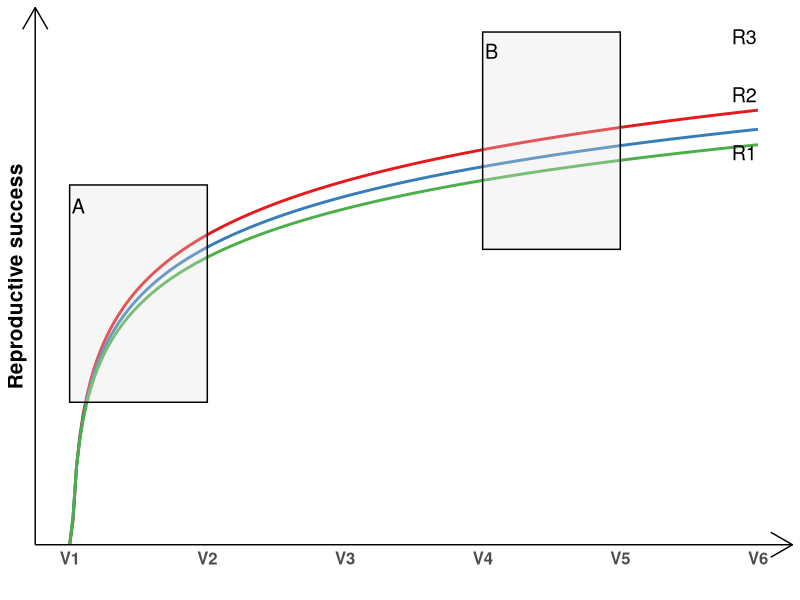

R code for this plot: (Note: this script raises an error after producing the figure.)

library(ggplot2)
library(tidyverse)
library(patchwork)


#First dataset RED
s1 <- seq(from=0, to=100, by=0.5)
l1 = log(s1, base = 8)
d1 = data.frame(l1, s1)


#Second dataset BLUE
s2 <- seq(from=0, to=100, by=0.5)
l2 = log(s2, base = 9)
d2 = data.frame(l2, s2)

#Third dataset GREEN
s3 <- seq(from=0, to=100, by=0.5)
l3 = log(s3, base = 10)
d3 = data.frame(l3, s3)



ggplot(d1, aes(s1, l1)) +
  geom_line(color = "#e41a1c", linewidth=1) +
  geom_line(data =  d2, aes(s2,l2), color = "#377eb8",linewidth=1) +
  geom_line(data =  d3, aes(s3,l3), color = "#4daf4a",linewidth=1) +
  ylab("Reproductive success")+
  labs(x = "") +
  theme_classic()+
  theme(axis.text.y=element_blank(),
        axis.ticks.y=element_blank())+
  scale_x_continuous(breaks=seq(from= 0, to= 100, by = 20), labels=c("V1","V2","V3", "V4","V5","V6"))+
  theme(text = element_text(size=15,face="bold"))+
  theme(axis.ticks.x=element_blank())+
  annotate("rect", xmin = c(0, 60), xmax = c(20,80), ymin = c(0.4, 1.35), 
           ymax = c(1.75, 2.7), linetype = 1, fill="gray88", alpha=0.3, colour = "black") +
  annotate("text", x = c(98, 98,98), y = c(2.67, 2.31,1.95), label = c("R3", "R2", "R1"), size=5)+
  annotate("text", x = c(1.25, 61.3), y = c(1.62,2.58), label = c("A", "B"), size=5)+
  theme(axis.line.x = element_line(arrow = arrow()))+
  theme(axis.line.y = element_line(arrow = arrow()))




##################################
x <- seq(0, 41, by = 0.1)
y1 <- sin(x)
y1.2 <- cos(x+4.3)

da1 <- data.frame( x, y1)
da1.2 <- data.frame( x, y1.2)

R_1=ggplot(da1, aes(x, y1))+
  geom_line( size=1) +
  geom_line(data =  da1.2, aes(x, y1.2), color = "#e41a1c",size=1)+
  theme_classic() +
  xlab("Time") +
  theme(axis.text.x=element_blank(),
        axis.ticks.x=element_blank()) + 
  scale_y_continuous(breaks=seq(from= -1, to= 1, by = 2), labels=c("R1","R3"))+
  theme(text = element_text(size=15, face="bold"))+
  theme(axis.title.y = element_blank()) +
  annotate("text", x = 44, y = 0.4, label = "Rep", size=4,color="#e41a1c")+
  annotate("text", x = 43, y = 0, label = "R", size=4)+ 
  theme(aspect.ratio=0.5)



###################################

x2 <- seq(0, 41, by = 0.1)
y2 <- sin(x2)
y3 = sin(x2/2.5)

da2 <- data.frame(x2, y2)
da2.1 = data.frame(x2,y3)

v_1=ggplot(da2, aes(x2, y2))+
  geom_line( size=1) +
  geom_line(data =  da2.1, aes(x2,y3), color = "#e41a1c",size=1)+
  theme_classic() +
  xlab("Time")+
  theme(axis.text.x=element_blank(),
        axis.ticks.x=element_blank())+ 
  scale_y_continuous(breaks=seq(from= -1, to= 1, by = 2), labels=c("V1","V2"))+
  theme(text = element_text(size=15, face="bold"))+
  theme(axis.title.y = element_blank())+
  annotate("text", x = 44, y = -0.5, label = "Rep", size=4, color="#e41a1c")+
  annotate("text", x = 42.5, y = 0, label = "V", size=4) + 
  theme(aspect.ratio=0.5)



po1=v_1/R_1


######################
x3 <- seq(0, 57, by = 0.1)
y3 <- sin(x3)
y3.1 <- cos(x3+4.3)

da3 <- data.frame(x3, y3)
da3.1 <- data.frame(x3, y3.1)

v_2=ggplot(da3, aes(x3, y3))+
  geom_line( size=1) +
  geom_line(data =  da3.1, aes(x3,y3.1), color = "#e41a1c",size=1)+
  theme_classic() +
  xlab("Time") +
  theme(axis.text.x=element_blank(),
        axis.ticks.x=element_blank()) + 
  scale_y_continuous(breaks=seq(from= -1, to= 1, by = 2), labels=c("V4","V5"))+
  theme(text = element_text(size=15, face="bold"))+
  theme(axis.title.y = element_blank()) +
  annotate("text", x = 61, y = 0, label = "Rep", size=4,color="#e41a1c")+
  annotate("text", x = 59, y = 0.3, label = "V", size=4)+ 
  theme(aspect.ratio=0.5)




########################################
x4 <- seq(0, 57, by = 0.1)
y4 <- sin(x4)
y5 = sin(x4/2.5)


da4 <- data.frame(x4, y4)
da5 = data.frame(x4,y5)

R_2=ggplot(da4, aes(x4, y4))+
  geom_line( size=1) +
  geom_line(data =  da5, aes(x4,y5), color = "#e41a1c",size=1)+
  theme_classic() +
  xlab("Time")+
  theme(axis.text.x=element_blank(),
        axis.ticks.x=element_blank())+ 
  scale_y_continuous(breaks=seq(from= -1, to= 1, by = 2), labels=c("R1","R3"))+
  theme(text = element_text(size=15, face="bold"))+
  theme(axis.title.y = element_blank())+
  annotate("text", x = 61, y = -0.6, label = "Rep", size=4, color="#e41a1c")+
  annotate("text", x = 59, y = 0.4, label = "R", size=4)+ 
  theme(aspect.ratio=0.5)


po2=v_2/R_2


to/ (po1 |po2)
########################################

design <- "
  AA#
  BC#
"

to+po1+v_2+R_2+ plot_layout(heights  = c(3,1,1),design = design)

to / ((v_1 / R_1)|(v_2 / R_2))

to/ (po1 |po2)
 
to - (po1 | po2) + plot_layout(ncol=1)
